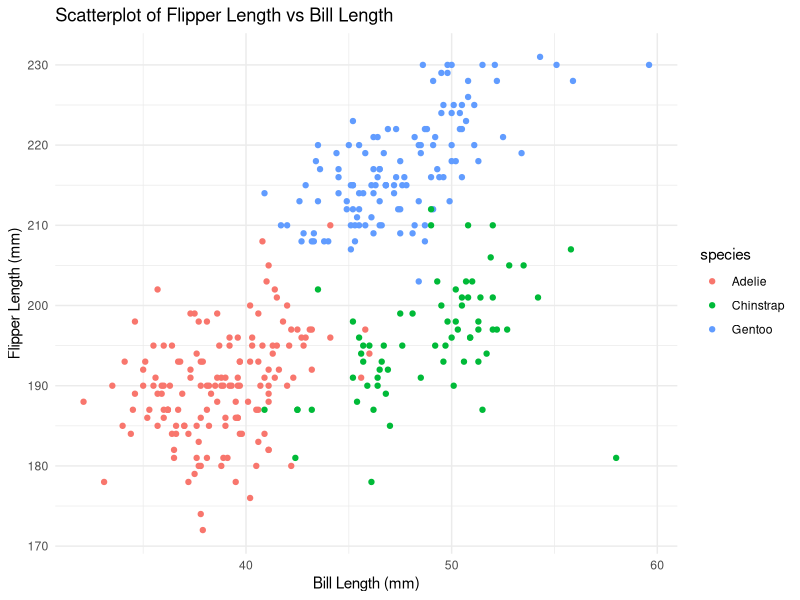
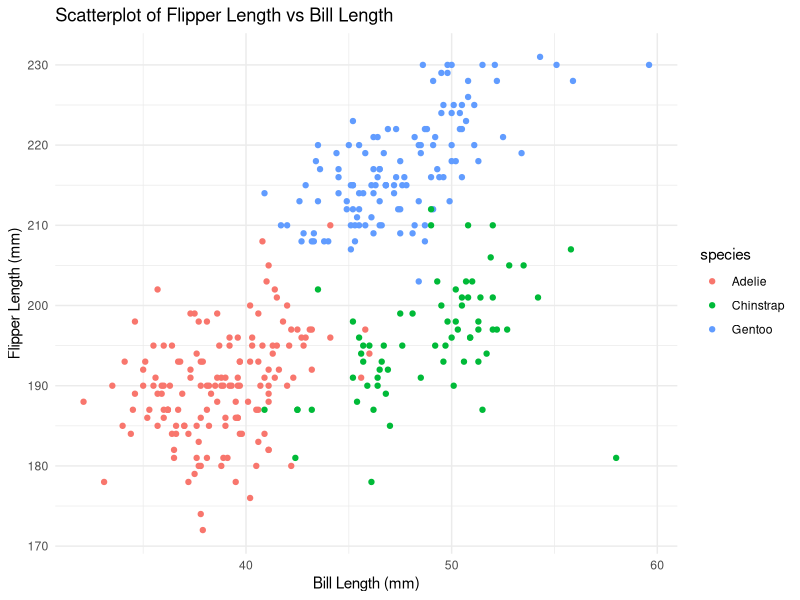

R code for these plots, in order:
## ---- chunk 1
#loading data set
data("penguins", package = "palmerpenguins")
## ---- chunk 2
#the data in this dataset, including names / values of important variables
penguins
#the size of the dataset (using nrow and ncol)
ncol(penguins)
nrow(penguins)
#the mean flipper length
mean(penguins$flipper_length_mm,na.rm = TRUE)
## ---- chunk 3
library(ggplot2)

# Making a scatterplot of flipper_length_mm (y) vs bill_length_mm (x)
ggplot(penguins, aes(x = bill_length_mm, y = flipper_length_mm, color = species)) +
  geom_point() +
  labs(title = "Scatterplot of Flipper Length vs Bill Length",
       x = "Bill Length (mm)", 
       y = "Flipper Length (mm)") +
  theme_minimal()

# Saving the scatterplot to the project directory
ggsave("scatterplot_penguins.png")
#the result will be save in a png file
## ---- chunk 4
#a random sample of size 10 from a standard Normal distribution
random_sample <- rnorm(10)
#a logical vector indicating whether elements of the sample are greater than 0
log_vector <- random_sample > 0
#a character vector of length 10
c_vector <- c("a", "b", "c", "d", "e", "f", "g", "h", "i", "j")
#a factor vector of length 10, with 3 different factor “levels”
f_vector <- factor(rep(c("Low", "Medium", "High"), length.out = 10))
#creating data frame with these sample and vector
df <- data.frame(random_sample, log_vector, c_vector, f_vector)
## ---- chunk 5
#loading library
library(tidyverse)
#random sample can return a mean because it's numeric.Logical vector can return a mean as True = 1, and False = 0
mean_random <- mean(pull(df, random_sample)) 
mean_log <- mean(pull(df, log_vector))
#Character and factor variables cannot because we cannot get the mean of non-numeric variables.
mean_c <- mean(pull(df, c_vector))
mean_f <- mean(pull(df, f_vector))
## ---- chunk 6
#Covert to numeric with as.numeric
numeric_logical <- as.numeric(df$log_vector)
numeric_character <- as.numeric(df$c_vector)
numeric_factor <- as.numeric(df$f_vector)
#numeric_character <- as.numeric(df$c_vector) doesn't work. However, it works for log_vector and f_vector.
#This helps explain why the mean of a logical variable works.Since TRUE and FALSE can be interpreted as 1 and 0, Low,medium,high can also be represent by 1,2,3.But all the element in c_vector is character which cannot be covert to numeric. The numeric conversion allows certain types or patterns to be treated as numbers.
